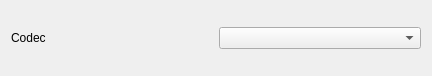
<?xml version="1.0" encoding="UTF-8"?>
<ui version="4.0">
 <class>CodecNode</class>
 <widget class="QWidget" name="CodecNode">
  <property name="geometry">
   <rect>
    <x>0</x>
    <y>0</y>
    <width>432</width>
    <height>76</height>
   </rect>
  </property>
  <property name="windowTitle">
   <string>Form</string>
  </property>
  <layout class="QGridLayout" name="gridLayout">
   <item row="0" column="0">
    <widget class="QLabel" name="codecLabel">
     <property name="text">
      <string>Codec</string>
     </property>
    </widget>
   </item>
   <item row="0" column="1">
    <widget class="QComboBox" name="codecBox"/>
   </item>
  </layout>
 </widget>
 <resources/>
 <connections/>
</ui>
